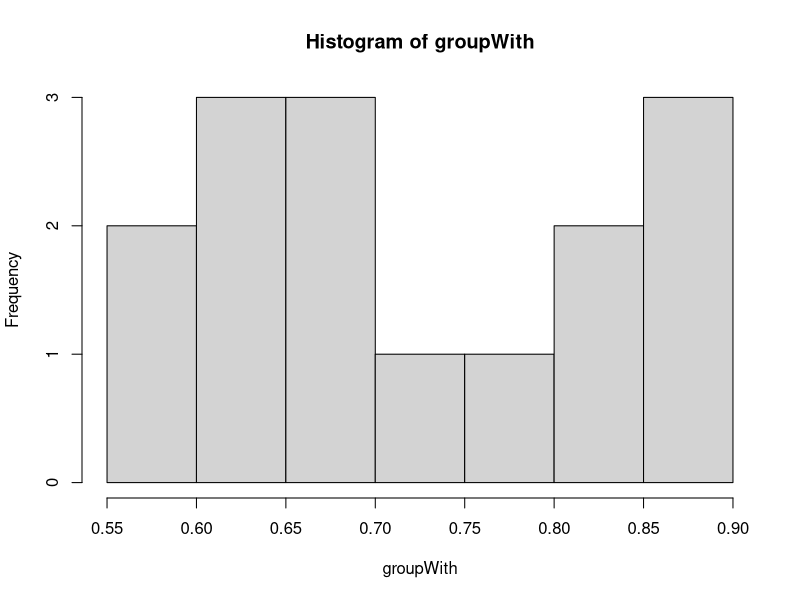
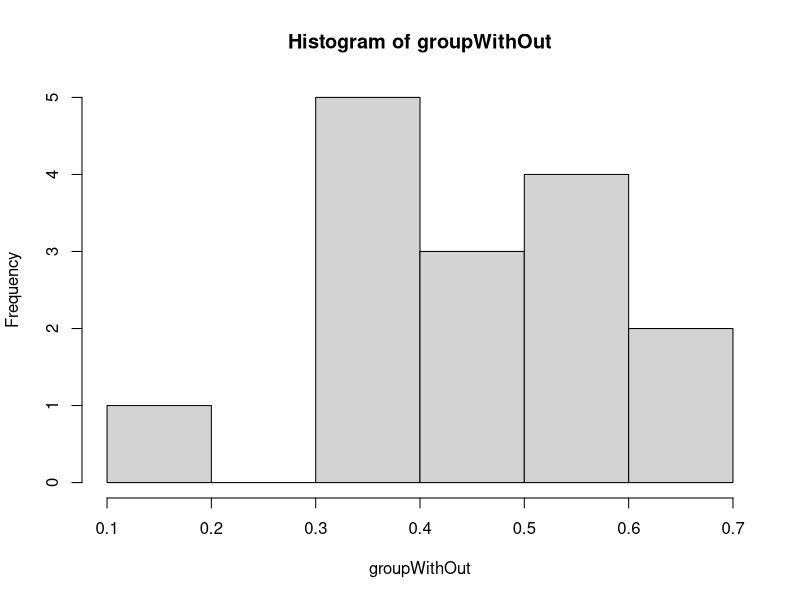
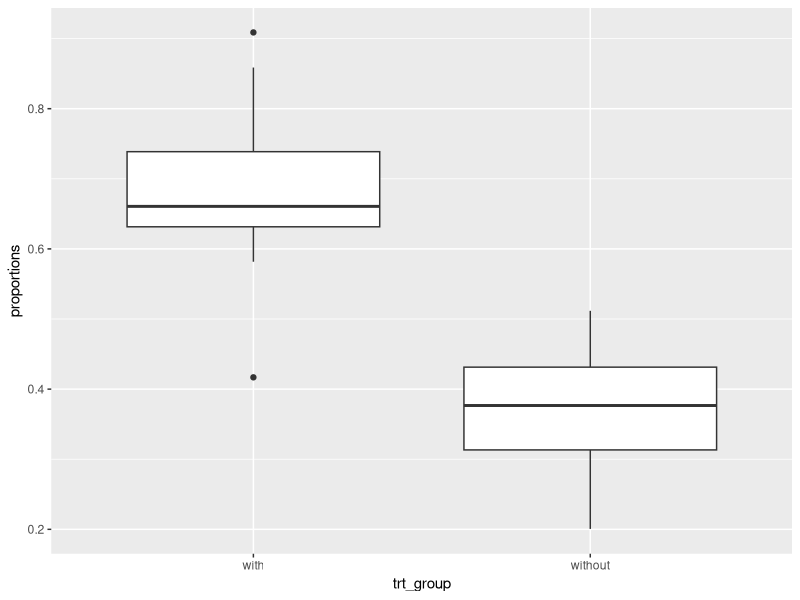

Source code (R) for these figures, in order:
## ---- chunk 1
groupWith <- rnorm(n=15, mean = 0.72 , sd = 0.1)
groupWithOut <- rnorm(n=15, mean = 0.40, sd = 0.12)

hist(groupWith)
hist(groupWithOut)

DataFrame <- data.frame(1:15, groupWith, groupWithOut)
## ---- chunk 2
n_group <- 2
n_name <- c("with", "without")
n_size <- c(15,15)
n_mean <- c(0.72,0.40)
n_sd <- c(0.1,0.12)

ID <- 1:sum(n_size)

proportions <- c(rnorm(n=n_size[1],mean=n_mean[1],sd=n_sd[1]),
             rnorm(n=n_size[2],mean=n_mean[2],sd=n_sd[2]))

trt_group <- rep(n_name,n_size)

ano_data <- data.frame(ID,trt_group,proportions)
head(ano_data)

## ---- chunk 3
ano_model <- aov(proportions~trt_group,data=ano_data)
print(ano_model)
z <- summary(ano_model)
print(z)
flat_out <- unlist(z)
ano_stats <- list(f_ratio <- unlist(z)[7],
                  f_pval <- unlist(z)[9])
print(ano_stats)

library(ggplot2)
ano_plot <- ggplot(ano_data) +
            aes(x=trt_group,y=proportions) +
            geom_boxplot()
print(ano_plot)
